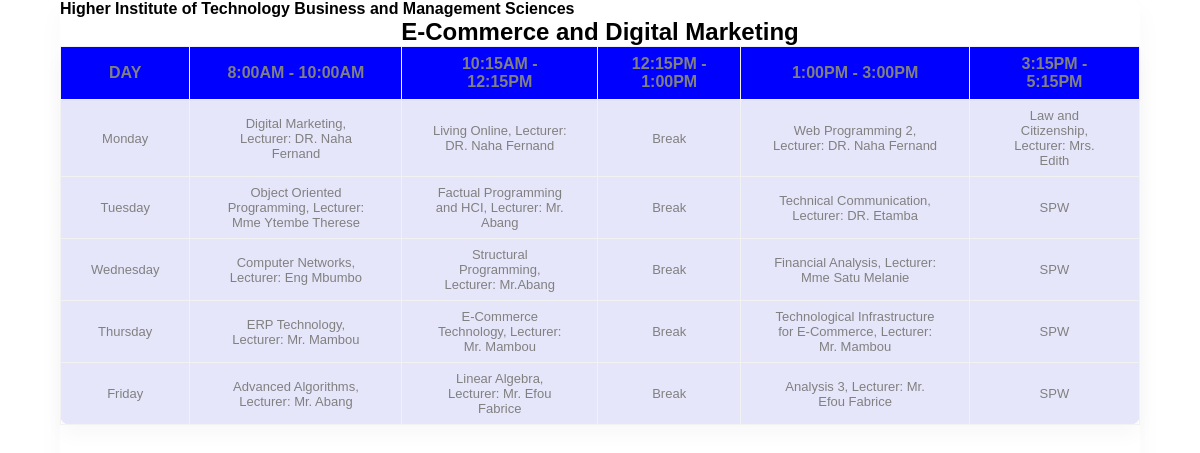
The app's page /EDM_user_display.php with its own data.
### tables this page shows
CREATE TABLE `e_commerce_and_digital_marketing` (
  `sl_No` int(11) NOT NULL,
  `Day` varchar(12) NOT NULL,
  `8:00am - 10:00am` varchar(150) NOT NULL,
  `10:15am - 12:15pm` varchar(150) NOT NULL,
  `12:15pm - 1:00pm` varchar(150) NOT NULL,
  `1:00pm - 3:00pm` varchar(150) NOT NULL,
  `3:15pm - 5:15pm` varchar(150) NOT NULL
);

### EDM_user_display.php (the view, shortened to what this page needs)
<!DOCTYPE html>
<html lang="en">
<head>
    <title</title>
    <link rel="stylesheet" href="css/mystyle.css">
    <link rel="stylesheet" href="css/font-awesome.min.css">
</head>
<body>
    <div class="main-div">
        <div class="center-div">
        <span id="top_span"><marquee><strong>Higher Institute of Technology Business and Management Sciences</strong></marquee></span>
            <div class="table-responsive">
                <table>
                <caption><h2>E-Commerce and Digital Marketing</h2></caption>
                    <thead>
                        <tr>
                            <th bgcolor="blue"><strong>Day</strong></th>
                            <th bgcolor="blue"><strong>8:00am - 10:00am</strong></th>
                            <th bgcolor="blue"><strong>10:15am - 12:15pm</strong></th>
                            <th bgcolor="blue"><strong>12:15pm - 1:00pm</strong></th>
                            <th bgcolor="blue"><strong>1:00pm - 3:00pm</strong></th>
                            <th bgcolor="blue"><strong>3:15pm - 5:15pm</strong></th>
                        </tr>
                    </thead>
                    <tbody>
                    <?php
                        $querry="select * from E_Commerce_and_Digital_Marketing ";
                        $con=mysqli_connect("localhost","root","","hitbamas");
                        $query= mysqli_query($con,$querry);
                        while($res=mysqli_fetch_array($query)){
                           ?>
                            <tr>
                            <td><?php echo $res['Day']; ?></td>
                            <td><?php echo $res['8:00am - 10:00am']; ?></td>
                            <td><?php echo $res['10:15am - 12:15pm']; ?></td>
                            <td><?php echo $res['12:15pm - 1:00pm']; ?></td>
                            <td><?php echo $res['1:00pm - 3:00pm']; ?></td>
                            <td><?php echo $res['3:15pm - 5:15pm']; ?></td>
                        </tr>
                        <?php
                        }
                    ?>
                    </tbody>
                </table>
            </div>
        </div>
</div>
</body>
</html>

### css/mystyle.css (style rules this page uses)
* { margin: 0; padding: 0; box-sizing: border-box; font-family: sans-serif; }
.main-div { width: 100%; height: 100vh; display: flex; flex-direction: column; align-items: center; }
.center-div { width: 90%; height: 80vh; background: -webkit-gradient(left, #5dade2, #00c6ff); box-shadow: 0 10px 28px 0 rgba(0, 0, 0, 0.03); border-radius: 10px; }
table { border-collapse: collapse; background-color: lavender; box-shadow: 0 10px 20px 0 rgba(0, 0, 0, 0.03); border-radius: 10px; margin: auto; }
th, td { border: 1px solid #f2f2f2; padding: 8px 30px; text-align: center; color: gray; }
th { text-transform: uppercase; font-weight: 500; }
td { font-size: 13px; }

### records on screen
e_commerce_and_digital_marketing: Day "Monday", value "Digital Marketing, Lecturer: DR. Naha Fernand", value "Living Online, Lecturer: DR. Naha Fernand", value "Break", value "Web Programming 2, Lecturer: DR. Naha Fernand", value "Law and Citizenship, Lecturer: Mrs. Edith"
e_commerce_and_digital_marketing: Day "Tuesday", value "Object Oriented Programming, Lecturer: Mme Ytembe Therese", value "Factual Programming and HCI, Lecturer: Mr. Abang", value "Break", value "Technical Communication, Lecturer: DR. Etamba", value "SPW"
e_commerce_and_digital_marketing: Day "Wednesday", value "Computer Networks, Lecturer: Eng Mbumbo", value "Structural Programming, Lecturer: Mr.Abang", value "Break", value "Financial Analysis, Lecturer: Mme Satu Melanie", value "SPW"
e_commerce_and_digital_marketing: Day "Thursday", value "ERP Technology, Lecturer: Mr. Mambou", value "E-Commerce Technology, Lecturer: Mr. Mambou", value "Break", value "Technological Infrastructure for E-Commerce, Lecturer: Mr. Mambou", value "SPW"
e_commerce_and_digital_marketing: Day "Friday", value "Advanced Algorithms, Lecturer: Mr. Abang", value "Linear Algebra, Lecturer: Mr. Efou Fabrice", value "Break", value "Analysis 3, Lecturer: Mr. Efou Fabrice", value "SPW"
